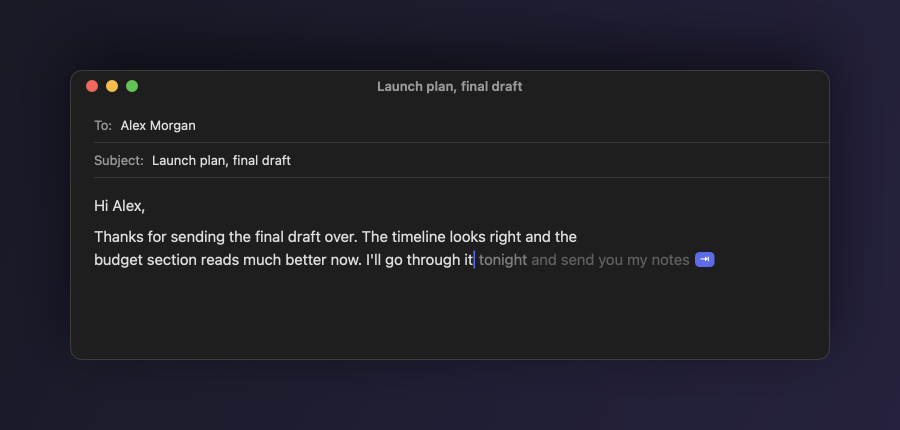
#> input picture assets/hero-dark.png, 1800 x 860 px, given in place of glass-hero-dark.png, which was not available (shown at 1/2 size)
$ python readme_media.py ../assets out
#> lines starting #> are read from the running program, lines starting #| are printed output that depends on the picture; after the words box and inside, x2 and y2 are one past the last pixel; in counts of white or black regions, pixels touching at a corner belong together
#> in load_rgba, returned value is the input picture: PIL image 1800x860 RGBA; mean R, G, B, A 31.9, 31.5, 39.5, 255
"""Composes NexoLLM's README showcase media onto an atmospheric desktop wallpaper
with real frosted-glass blur, soft elevation shadows, and a crisp 1pt specular rim.

Usage: python3 scripts/readme_media.py <render_dir> <out_dir>
Requires Pillow (PIL).
"""
import math
import sys
from pathlib import Path
from PIL import Image, ImageDraw, ImageFilter

render_dir = Path(sys.argv[1])
out_dir = Path(sys.argv[2])
out_dir.mkdir(parents=True, exist_ok=True)


def wallpaper(width: int, height: int, seed_shift: float = 0.0) -> Image.Image:
    """Renders a rich, atmospheric multi-light desktop wallpaper (indigo, rose-violet, cyan)."""
#> called with width = 2020, height = 1052, seed_shift = 0
    sw, sh = max(32, width // 8), max(32, height // 8)
    small = Image.new("RGB", (sw, sh))
#> small: PIL image 252x131 RGB; every value is 0
    pixels = small.load()
    lights = [
        ((0.17 + seed_shift * 0.05, 0.20), (88, 76, 198), 0.76),
        ((0.84 - seed_shift * 0.04, 0.84), (182, 76, 128), 0.70),
        ((0.80, 0.12 + seed_shift * 0.04), (42, 126, 176), 0.56),
        ((0.46, 0.52), (62, 74, 148), 0.50),
    ]
    aspect = height / width
    for y in range(sh):
        v = y / sh
        for x in range(sw):
            u = x / sw
            c0 = 20.0 + 10.0 * v
            c1 = 22.0 + 8.0 * v
            c2 = 42.0 + 14.0 * v
            for (cx, cy), (tr, tg, tb), reach in lights:
                dist = math.hypot(u - cx, (v - cy) * aspect)
                glow = max(0.0, 1.0 - dist / reach) ** 2
                k = glow * 0.78
                c0 += (tr - c0) * k
                c1 += (tg - c1) * k
                c2 += (tb - c2) * k
            pixels[x, y] = (int(c0), int(c1), int(c2))
    return small.resize((width, height), Image.BICUBIC).filter(ImageFilter.GaussianBlur(14))
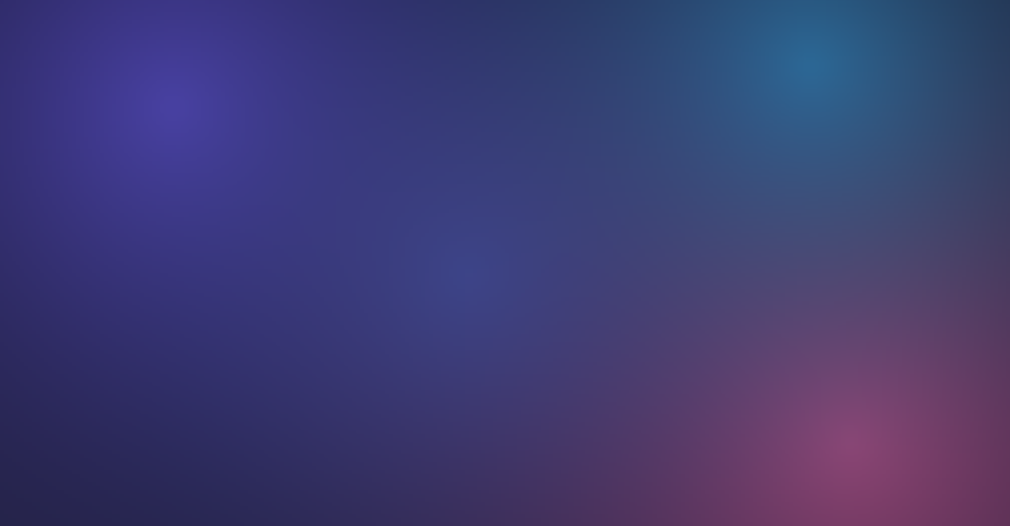
#> returned value: PIL image 2020x1052 RGB (shown at 1/2 size); mean R, G, B 62.9, 60.2, 115


def rounded_mask(size: tuple[int, int], radius: int) -> Image.Image:
    mask = Image.new("L", size, 0)
    ImageDraw.Draw(mask).rounded_rectangle([0, 0, size[0] - 1, size[1] - 1], radius=radius, fill=255)
    return mask


def place(canvas: Image.Image, panel: Image.Image, x: int, y: int, radius: int = 30, glass_blend: float = 0.64):
    """Composites `panel` onto `canvas` at (x, y) as a frosted glass window with soft drop shadow and 1pt rim."""
#> called with x = 110, y = 96, radius = 30, glass_blend = 0.62
    w, h = panel.size
#> w = 1800; h = 860
    r = min(radius, h // 2)
#> r = 30
    mask = rounded_mask((w, h), r)
#> in rounded_mask, `mask = Image.new("L", size, 0)`: mask: PIL image 1800x860 L; every value is 0
#> in rounded_mask, `ImageDraw.Draw(mask).rounded_rectangle([0, 0, size[0] - 1, size[1] - 1..`:
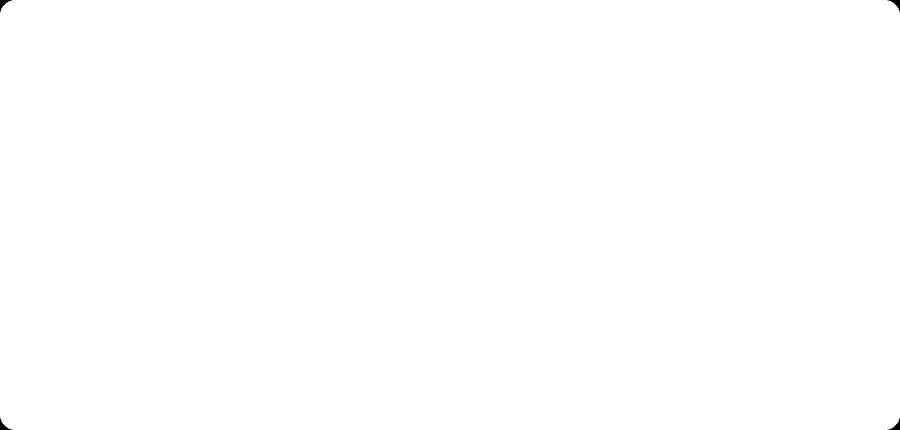
#> mask: PIL image 1800x860 L (shown at 1/2 size); 99.9% white; 4 black regions, box (x1, y1, x2, y2) and area: (0, 0, 25, 25) 203, (1775, 0, 1800, 25) 203, (0, 835, 25, 860) 203, (1775, 835, 1800, 860) 203

    # Soft multi-radius elevation shadow
    pad = 96
    sh_box = Image.new("L", (w + pad * 2, h + pad * 2), 0)
#> sh_box: PIL image 1992x1052 L; every value is 0
    sh_box.paste(mask.point(lambda val: int(val * 0.58)), (pad, pad + 22))
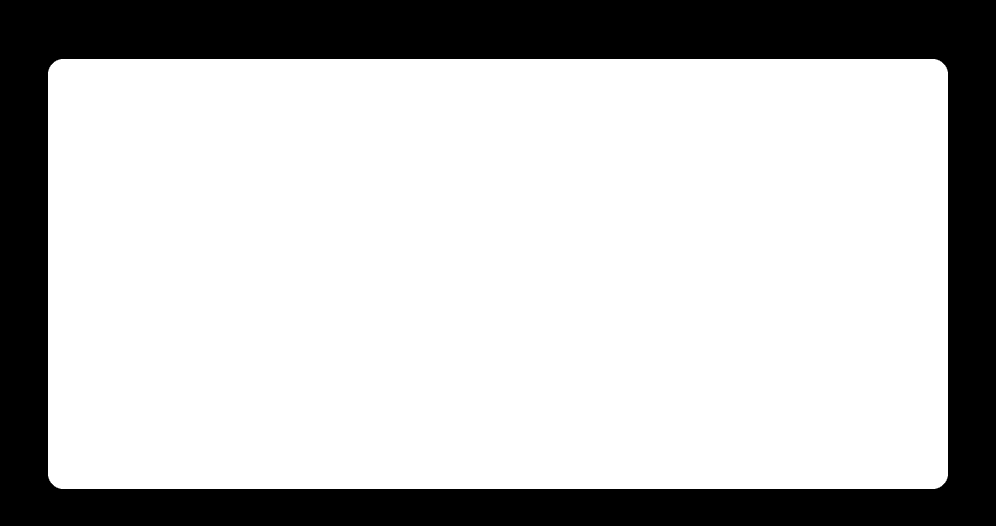
#> sh_box: PIL image 1992x1052 L (shown at 1/2 size); values 0 (black) and 147 (white), 73.8% white; 1 black region, box (x1, y1, x2, y2) and area: (0, 0, 1992, 1052) 548396
    sh_blur = sh_box.filter(ImageFilter.GaussianBlur(30))
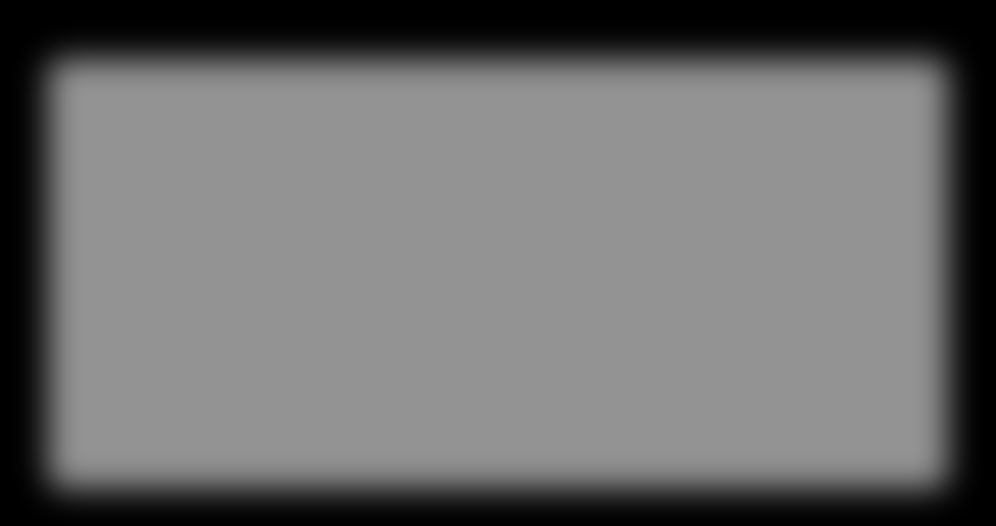
#> sh_blur: PIL image 1992x1052 L (shown at 1/2 size); min 0, max 147, mean 108.5
    black_patch = Image.new("RGB", sh_blur.size, (0, 0, 0))
#> black_patch: PIL image 1992x1052 RGB; every value is 0
    canvas.paste(black_patch, (x - pad, y - pad), sh_blur)

    # Frosted backdrop under the window
    box = (x, y, x + w, y + h)
#> box = (110, 96, 1910, 956)
    under = canvas.crop(box).filter(ImageFilter.GaussianBlur(42))
    frosted = Image.blend(under, Image.new("RGB", (w, h), (24, 26, 36)), glass_blend)
    frosted.paste(panel, (0, 0), panel)
    canvas.paste(frosted, (x, y), mask)

    # Crisp subtle specular rim (2px at 2x = 1pt)
    rim = Image.new("L", (w, h), 0)
    ImageDraw.Draw(rim).rounded_rectangle([0, 0, w - 1, h - 1], radius=r, outline=48, width=2)
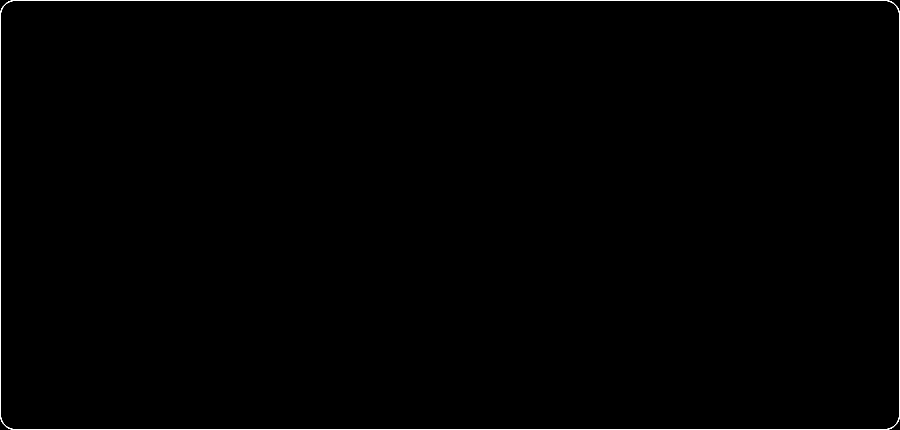
#> rim: PIL image 1800x860 L (shown at 1/2 size); values 0 (black) and 48 (white), 0.68% white; 1 white region, box (x1, y1, x2, y2) and area: (0, 0, 1800, 860) 10500
    canvas.paste(Image.new("RGB", (w, h), (255, 255, 255)), (x, y), rim)


def load_rgba(name: str) -> Image.Image:
    return Image.open(render_dir / name).convert("RGBA")


# 1. `live.png`: static hero — the grey inline suggestion after the cursor, accepted with Tab
live = load_rgba("glass-hero-dark.png")
pad_x, pad_y = 110, 96
live_canvas = wallpaper(live.width + pad_x * 2, live.height + pad_y * 2)
place(live_canvas, live, pad_x, pad_y, radius=30, glass_blend=0.62)
live_canvas.resize((live_canvas.width // 2, live_canvas.height // 2), Image.LANCZOS).save(out_dir / "live.png", optimize=True)
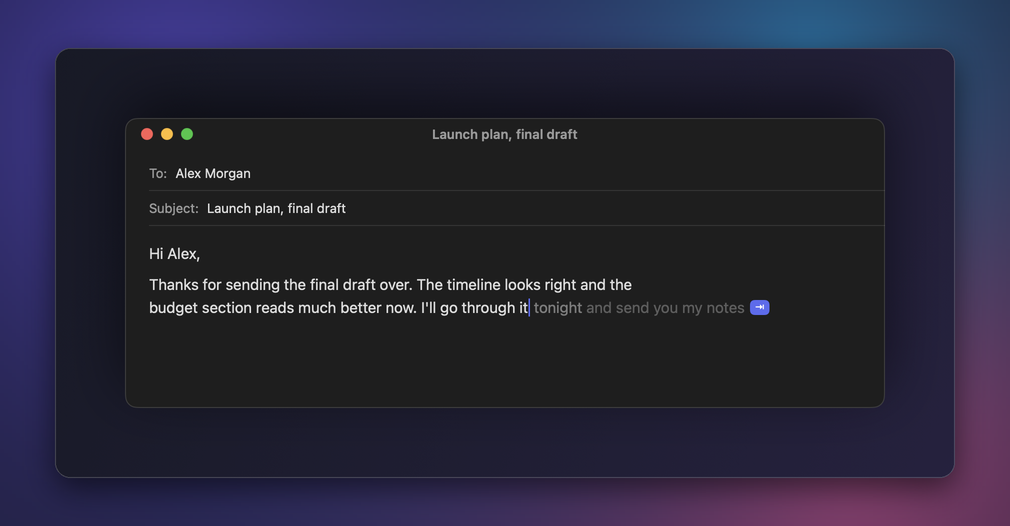
#> saved as live.png: PIL image 1010x526 RGB; mean R, G, B 38.6, 37.2, 55.5
print(f"Wrote {out_dir / 'live.png'}")

# 2. `overlays.png`: Bento showcase of NexoLLM's 4 floating surfaces on one atmospheric wallpaper
hero = load_rgba("glass-hero-dark.png")
alts = load_rgba("glass-alternatives-dark.png")
#> call 3 of load_rgba, with name = 'glass-alternatives-dark.png'
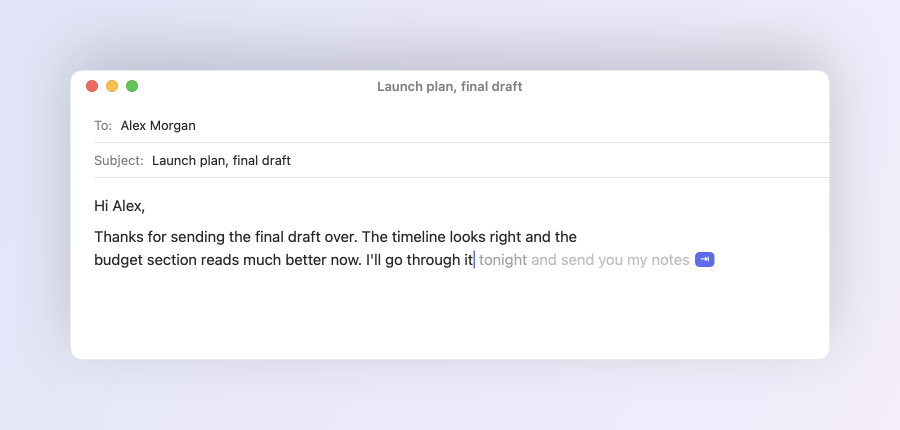
#> input picture assets/hero-light.png, 1800 x 860 px, given in place of glass-alternatives-dark.png, which was not available (shown at 1/2 size)
#> in load_rgba, returned value is the input picture: PIL image 1800x860 RGBA; mean R, G, B, A 240.4, 240, 246.8, 255
qmenu = load_rgba("glass-quickmenu-dark.png")
#> (the run stopped early here; a loop or call above may not have finished)
